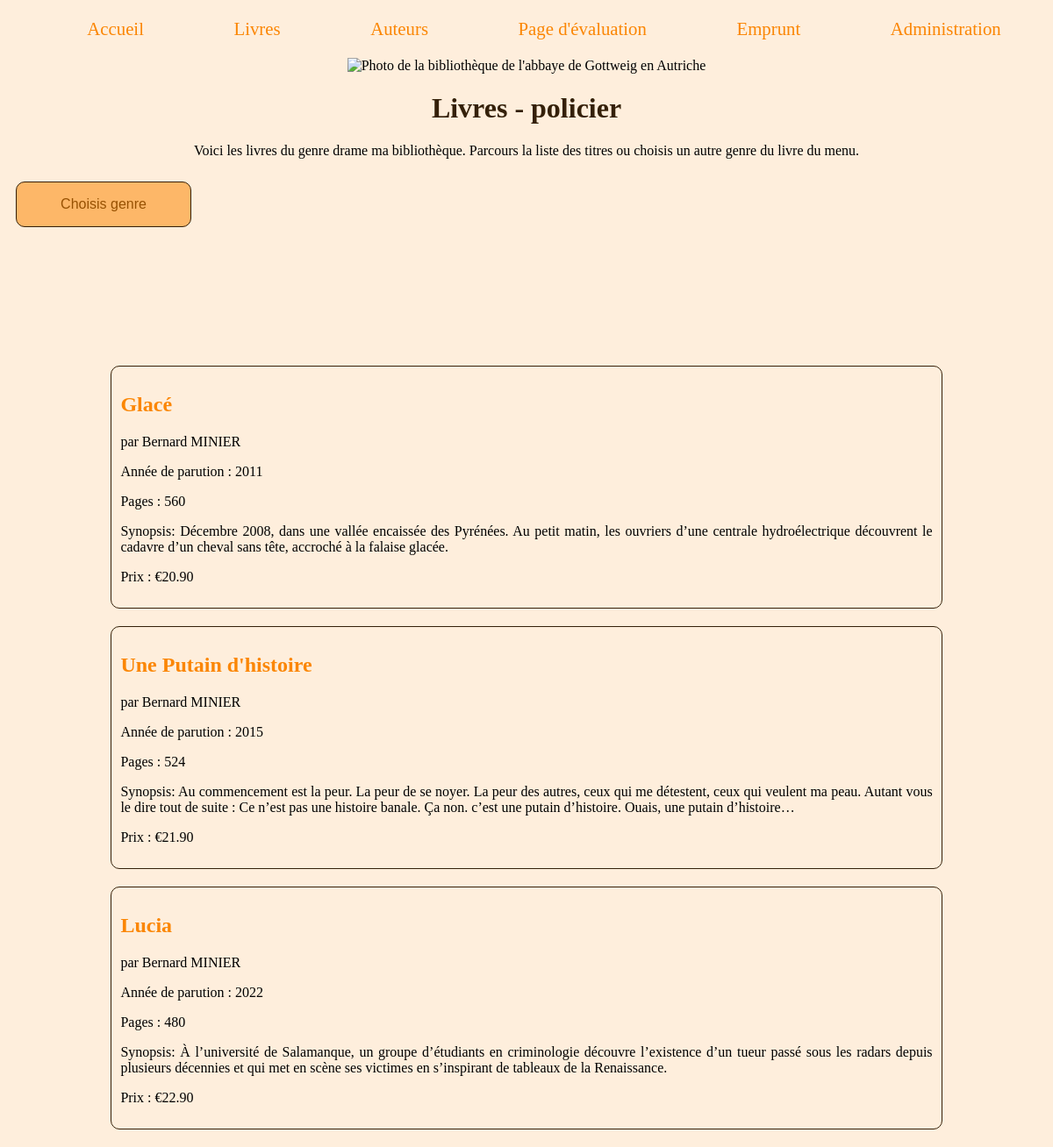
The app's page /policier.php with its own data.
### tables this page shows
CREATE TABLE livres (
    `id` INT(11) NOT NULL AUTO_INCREMENT PRIMARY KEY,
    `titre` VARCHAR(50),
    `sorti` INT(11),
    `synopsis` TEXT,
    `auteur` INT(11),
    `pages` INT(11),
    `prix` DECIMAL(5, 2)
);

CREATE TABLE IF NOT EXISTS auteurs (
    `id` INT(11) NOT NULL AUTO_INCREMENT PRIMARY KEY,
    `nom` VARCHAR(28),
    `prenom` VARCHAR(28),
    `naissance` DATE,
    `mort` DATE,
    `biographie` TEXT,
    `photo` VARCHAR(143)
);

### policier.php (the view, shortened to what this page needs)
<!DOCTYPE html>
<html lang="fr">
	<head>
     	<link rel="stylesheet" href="livres.css">
 	</head>
    <body>
	    <?php
         include ('includes/nav.php');
         require('databases/connectDatabase.php');
        $bdd = connexionDB($host,$db_name,$login,$password);
    	$requete= $bdd->prepare("SELECT l.titre,l.sorti, l.synopsis, l.pages, l.prix, a.id, a.nom, a.prenom, g.genreID
		FROM livres AS l
		LEFT JOIN auteurs AS a
		ON l.auteur = a.id
		LEFT JOIN auteursGenres AS g
		ON l.auteur=g.auteurID
		WHERE g.genreID = 12
		");
     	$requete->execute();
     	$requete = $requete->fetchAll();
		?>
		<div class="imagelibrary">
		<img src="Images/AustriaGoettweigAbbey.jpg" alt="Photo de la bibliothèque de l'abbaye de Gottweig en Autriche" title="Abbaye de Goettweig en Autriche" />
		</div>
			<h1>Livres - policier</h1>
				<div class="intro">
				<p>Voici les livres du genre drame ma bibliothèque. Parcours la liste des titres ou choisis un autre genre du livre du menu.</p>
				</div>
				<div class="main">
				<div class = "dropdownList">
        			<button class="dropdownButton"
            		onclick="showList()">
            		Choisis genre
        			</button>
      			</div>
				</div>
				<div>
					<?php
					foreach ($requete as $livre) {
					?>
					<section class = "book">
						<h2><a href="auteurs.php" target="_blank"><?= $livre["titre"]?></a></h2>
						<div>
                            <p>par <?= $livre['prenom']?> <?= $livre['nom']?></p>
							<p>Année de parution : <?= $livre['sorti']?></p>
                        	<p>Pages : <?= $livre['pages']?></p>
                        	<p>Synopsis: <?= $livre['synopsis']?></p>
                        	<p>Prix : €<?= $livre['prix']?></p>
                        </div>
    				</section>
		<?php } ?>
    			</div>
	</body>
</html>

### livres.css (style rules this page uses)
body { background-color: #FEEEDC; }
h1 { font-size: xx-large; text-align: center; color: #342009; }
.imagelibrary { text-align: center; }
.intro { text-align: center; }
.book { margin: auto 10% auto 10%; border: 1px solid #342009; border-radius: 10px; text-align: justify; padding: 10px; overflow: auto; word-wrap: break-word; margin-bottom: 20px; }
.book a { text-decoration: none; color: #FB8604; font-style: normal; }
.main { height: 200px; padding: 10px; }
.dropdownButton { background-color: #FDB768; color: #975102; padding: 16px; font-size: 16px; border: none; cursor: pointer; width: 200px; border: 1px solid #342009; border-radius: 10px; }

### records on screen
livres: titre "Glacé", auteurs.prenom "Bernard", auteurs.nom "MINIER", sorti "2011", pages "560", synopsis "Décembre 2008, dans une vallée encaissée des Pyrénées. Au petit matin, les ouvriers d’une centrale hydroélectrique découvrent le cadavre d’un cheval sans tête, accroché à la falaise glacée.", prix "20.90"
livres: titre "Une Putain d'histoire", auteurs.prenom "Bernard", auteurs.nom "MINIER", sorti "2015", pages "524", synopsis "Au commencement est la peur. La peur de se noyer. La peur des autres, ceux qui me détestent, ceux qui veulent ma peau. Autant vous le dire tout de suite : Ce n’est pas une histoire banale. Ça non. c’est une putain d’histoire. Ouais, une putain d’histoire…", prix "21.90"
livres: titre "Lucia", auteurs.prenom "Bernard", auteurs.nom "MINIER", sorti "2022", pages "480", synopsis "À l’université de Salamanque, un groupe d’étudiants en criminologie découvre l’existence d’un tueur passé sous les radars depuis plusieurs décennies et qui met en scène ses victimes en s’inspirant de tableaux de la Renaissance.", prix "22.90"
